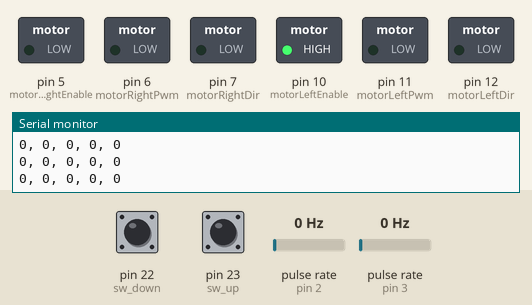
Simulated run of this sketch. Board: Arduino Mega 2560, built with avr-gcc and run on an emulated ATmega2560. On the bench: switched loads named in the sketch (green lamp = pin HIGH), the last lines printed to the serial monitor. Wiring (inferred from the names in the program): 2 × pulse sensor: data pin 2 / data pin 3. The inputs (shaded band) are chosen by the test bench; at power-on: pulse rate (sensors on pin 2, pin 3) 0 Hz, pin 23 (sw_up) HIGH, pin 22 (sw_down) HIGH.

Above: at 1.2 s.
1.3 s: pulse rate (sensor on pin 2) set to 4 Hz
At 1.7 s:
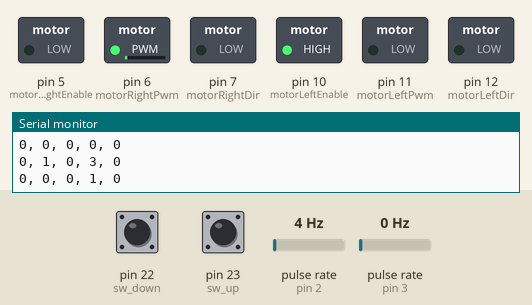
4.3 s: pin 23 (sw_up) pulled LOW for 0.15 s
At 4.65 s:
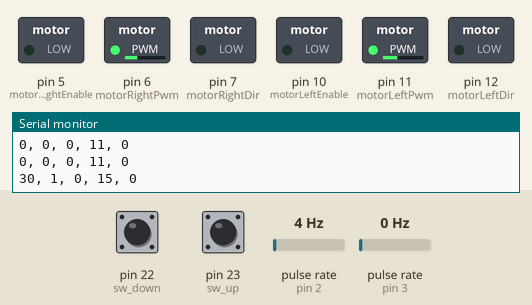
At 6.0 s:
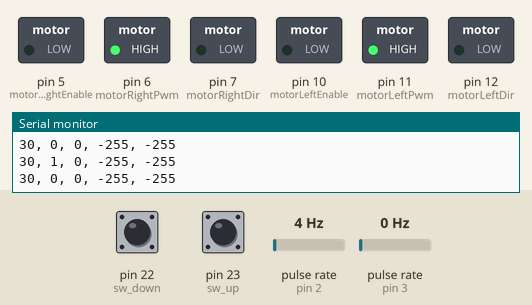
Timing chart, 0 to 7.5 s (numbered marks = the images above; inputs shaded):
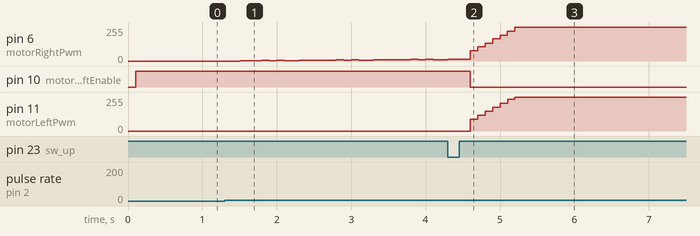

The sketch:

sketch_1.ino
```cpp
#include <MsTimer2.h>

// 오른쪽 모터 핀
#define motorRightEnc 2
#define motorRightEnable 5
#define motorRightPwm 6
#define motorRightDir 7
// 왼쪽 모터 핀
#define motorLeftEnc 3
#define motorLeftEnable 10
#define motorLeftPwm 11
#define motorLeftDir 12
// 모터 관련 변수
int enc_pulse_right = 0;
int enc_cnt_right = 0;
int enc_pulse_left = 0;
int enc_cnt_left = 0;

// pid제어기 변수
// 오른쪽용 PID제어기 제어 이득
double right_proportion = 2;
double right_integral = 1;
double right_derivative = 0;
// 오른쪽용 PID제어기 제어 이득
double left_proportion = 2;
double left_integral = 1;
double left_derivative = 0;

// PID 오차값 전역변수로 선언
// 오른쪽 모터용
float err_right_P = 0;
float err_right_I = 0;
float err_right_D = 0;
float err_right_B = 0 ;
// 왼쪽 모터용
float err_left_P = 0;
float err_left_I = 0;
float err_left_D = 0;
float err_left_B = 0;

// sw 변수
#define sw_down 22
#define sw_up 23

// 기타 변수
int speed = 0;
int target = 0;
int right_pid_val = 0;
int left_pid_val = 0;

// 펄스 리드 함수
void motorRightEncoderPulseRead()
{
    enc_pulse_right++;
}
void motorLeftEncoderPulseRead()
{
    enc_pulse_left++;
}

// 펄스 초기화 함수
void encoderRightInitial()
{
    enc_cnt_right = enc_pulse_right;
    enc_pulse_right = 0;
}

void encoderLeftInitial()
{
    enc_cnt_left = enc_pulse_left;
    enc_pulse_left = 0;
}

// 스피드-목표값 함수
void speedToTarget(int speed)
{
    target = speed;
}

// PID 함수
void motorRightEncoderToPID()
{
    // PID 에러 계산
    err_right_P = enc_cnt_right - target;
    err_right_I += err_right_P;
    err_right_D = err_right_B - err_right_P;
    err_right_B = err_right_P;

    // PID 제어기
    right_pid_val = ((err_right_P * right_proportion) + (err_right_I * right_integral) + (err_right_D * right_derivative));

    // PID 제어기 한계값 지정
    // -255 ~ 255
    if (right_pid_val >= 255)
        right_pid_val = 255;
    if (right_pid_val <= -255)
        right_pid_val = -255;

    // PID값을 이용하여 모터 제어

    PIDToMotorR(right_pid_val);
}

void motorLeftEncoderToPID()
{
    // PID 에러 계산
    err_left_P = enc_cnt_left - target;
    err_left_I += err_left_P;
    err_left_D = err_left_B - err_left_P;
    err_left_B = err_left_P;

    // PID 제어기
    left_pid_val = ((err_left_P * left_proportion) + (err_left_I * left_integral) + (err_left_D * left_derivative));

    // PID 제어기 한계값 지정
    // -255 ~ 255
    if (left_pid_val >= 255)
        left_pid_val = 255;
    if (left_pid_val <= -255)
        left_pid_val = -255;

    // PID값을 이용하여 모터 제어

    PIDToMotorL(left_pid_val);
}

// 모터 제어 함수
void PIDToMotorR(int motor_right_speed)
{
    if (motor_right_speed > 0)
    {
        digitalWrite(motorRightEnable, LOW);
        analogWrite(motorRightPwm, abs(motor_right_speed));
    }
    else if (motor_right_speed < 0)
    {
        digitalWrite(motorRightEnable, LOW);
        analogWrite(motorRightPwm, abs(motor_right_speed));
    }
    else
    {
        digitalWrite(motorRightEnable, LOW);
        analogWrite(motorRightPwm, 0);
    }
}

void PIDToMotorL(int motor_left_speed)
{
    if (motor_left_speed > 0)
    {
        digitalWrite(motorLeftEnable, LOW);
        analogWrite(motorLeftPwm, abs(motor_left_speed));
    }
    else if (motor_left_speed < 0)
    {
        digitalWrite(motorLeftEnable, LOW);
        analogWrite(motorLeftPwm, abs(motor_left_speed));
    }
    else
    {
        digitalWrite(motorLeftEnable, HIGH);
        analogWrite(motorLeftPwm, 0);
    }
}

// 타이머 인터럽트 서비스 루틴 함수
void timerInterrupt()
{
    encoderRightInitial();
    encoderLeftInitial();
    motorRightEncoderToPID();
    motorLeftEncoderToPID();
}

// 셋업
void setup()
{
    // 시리얼 9600
    // 시리얼 9600
    Serial.begin(9600);
    Serial.println("speed, enc_cnt_right, enc_cnt_left, right_pid, left_pid");

    // 외부 인터럽트 0, 1 설정
    // 라이징 엣지 마다 인터럽트 발생
    // 외부 인터럽트 서비스 루틴 실행 -> motorRightEncoderPulseRead/motorLeftEncoderPulseRead
    attachInterrupt(digitalPinToInterrupt(motorRightEnc), motorRightEncoderPulseRead, RISING);
    attachInterrupt(digitalPinToInterrupt(motorLeftEnc), motorLeftEncoderPulseRead, RISING);

    // 타이머 2 설정
    // 0.5초마다 타이머 인터럽트 발생
    // 타이머 인터럽트 서비스 루틴 실행 -> timerInterrupt
    MsTimer2::set(100, timerInterrupt);
    MsTimer2::start();

    // 핀모드 설정
    // R 모터 핀절성
    pinMode(motorRightPwm, OUTPUT);
    pinMode(motorRightEnable, OUTPUT);
    pinMode(motorRightDir, OUTPUT);
    pinMode(motorRightEnc, INPUT);
    // L 모터 핀절성
    pinMode(motorLeftPwm, OUTPUT);
    pinMode(motorLeftEnable, OUTPUT);
    pinMode(motorLeftDir, OUTPUT);
    pinMode(motorLeftEnc, INPUT);

    // 택트 버튼 설정
    pinMode(sw_up, INPUT_PULLUP);
    pinMode(sw_down, INPUT_PULLUP);
}

// 루프
void loop()
{
    if (digitalRead(sw_up) == 0)
    {
        speed = speed + 30;
        delay(250);
    }
    else if (digitalRead(sw_down) == 0)
    {
        speed = speed - 5;
        if (speed <= 0)
            speed = 0;
        delay(250);
    }
    speedToTarget(speed);

    Serial.print(speed);
    Serial.print(", ");
    Serial.print(enc_cnt_right);
    Serial.print(", ");
    Serial.print(enc_cnt_left);
    Serial.print(", ");
    Serial.print(right_pid_val);
    Serial.print(", ");
    Serial.println(left_pid_val);
    delay(100);
}
```

Measured:
- after the input at 4.3 s, pin 10 (motorLeftEnable): HIGH → LOW after 0.30 s; pin 11 (motorLeftPwm): moves from 0/255 to 255/255 over 0.60 s, starting after 0.30 s
